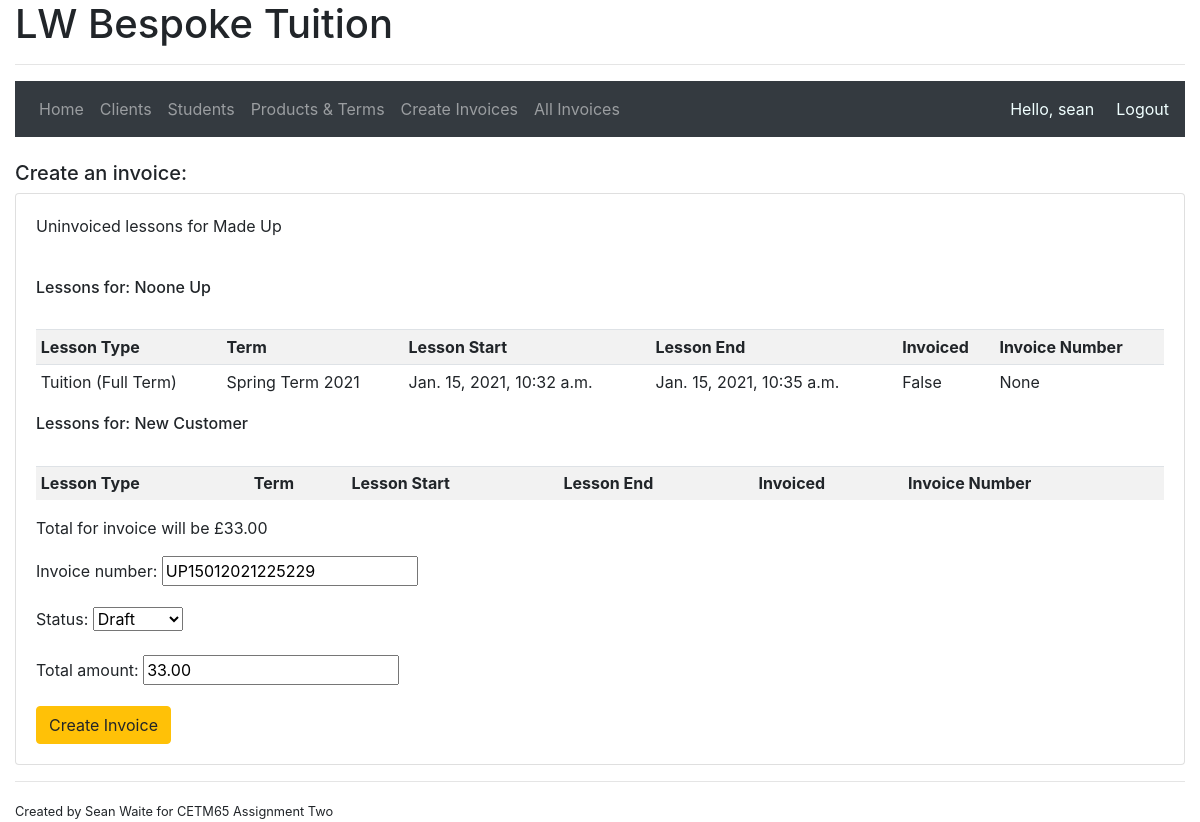
The page /createinvoices/2 (signed in) on the database its author committed.
### accounts/models.py (models this page shows, shortened)
class Client(models.Model):
    user = models.OneToOneField(User, null=True, on_delete=models.SET_NULL)
    forename = models.CharField(max_length=100, validators=[letters_only])
    surname = models.CharField(max_length=100, validators=[letters_only])
    date_inserted = models.DateTimeField(default=now)
    active = models.BooleanField(default=True)
    contract_signed = models.BooleanField(default=False)

class Student(models.Model):
    YEAR_1 = 1
    YEAR_2 = 2
    YEAR_3 = 3
    YEAR_4 = 4
    YEAR_5 = 5
    YEAR_6 = 6
    YEAR_7 = 7
    YEAR_8 = 8
    YEAR_9 = 9
    YEAR_10 = 10
    YEAR_11 = 11
    NO_SCHOOL = 0
    SCHOOL_YEAR_CHOICES = (
        (YEAR_1, 'Year 1'),
        (YEAR_2, 'Year 2'),
        (YEAR_3, 'Year 3'),
        (YEAR_4, 'Year 4'),
        (YEAR_5, 'Year 5'),
        (YEAR_6, 'Year 6'),
        (YEAR_7, 'Year 7'),
        (YEAR_8, 'Year 8'),
        (YEAR_9, 'Year 9'),
        (YEAR_10, 'Year 10'),
        (YEAR_11, 'Year 11'),
        (NO_SCHOOL, 'No longer in school'),
    )
    parent = models.ManyToManyField(Client)
    forename = models.CharField(max_length=100, validators=[letters_only])
    surname = models.CharField(max_length=100, null=True, blank=True, validators=[letters_only])
    date_of_birth = models.DateField(null=True, blank=True)
    school_year = models.IntegerField(choices=SCHOOL_YEAR_CHOICES, default=1)
    date_inserted = models.DateTimeField(auto_now_add=True)

class Lesson(models.Model):
    student = models.ForeignKey(Student, null=True, related_name='lesson_student', on_delete=models.SET_NULL)
    lesson_type = models.ForeignKey(Products, related_name='lesson_link', on_delete=models.PROTECT)
    term = models.ForeignKey(Term, null=True, related_name='term', on_delete=models.SET_NULL)
    lesson_start = models.DateTimeField()
    lesson_end = models.DateTimeField()
    invoiced = models.BooleanField(default=False)
    invoice_number = models.ForeignKey(Invoices, null=True, blank=True, related_name='invoice_no', on_delete=models.SET_NULL)

class Products(models.Model):
    product_name = models.CharField(max_length=100)
    price = models.DecimalField(max_digits=8, decimal_places=2)
    effective_from_date = models.DateField(default=now)
    effective_to_date = models.DateField(null=True, blank=True)
    date_inserted = models.DateTimeField(auto_now_add=True)
    class Meta:
        verbose_name = 'Product'
        verbose_name_plural = 'Products'
    def __str__(self):
        return str(self.product_name)

class Term(models.Model):
    term_name = models.CharField(max_length=100)
    term_start_date = models.DateField()
    term_end_date = models.DateField()
    half_term_start_date = models.DateField()
    half_term_end_date = models.DateField()
    def __str__(self):
        return str(self.term_name)

### accounts/decorators.py (the view)
        def wrapper_func(request, *args, **kwargs):
            denied = False
            for roles in allowed_roles:
                if request.user.groups.filter(name = roles).exists():
                    return view_func(request, *args, **kwargs)
                else:
                    denied = True
            if denied == True:
                return redirect('accounts:home')

### accounts/forms.py (shortened to what this page needs)
class CreateInvoiceForm(ModelForm):
    class Meta:
        model = Invoices
        exclude = ()
        widgets = {'client': forms.HiddenInput(),
                   'amount_paid': forms.HiddenInput(),
                   'amount_outstanding': forms.HiddenInput()}

### accounts/templates/accounts/accountsdetailed.html (shortened to what this page needs)
{% extends "accounts/main.html" %}
{% block main %}
<br>
<h5>Create an invoice:</h5>
<div class="card card-body">
    <ul class="list-group list-group-flush">
        <p>Uninvoiced lessons for  {{ clients.forename }} {{ clients.surname }}</p>
        <br>
        {% for student in students %}
        <h6>Lessons for: {{ student.forename }} {{student.surname}}</h6>
        <br>
        <table class="table table-sm table-striped">
            <tr>
                <th>Lesson Type</th>
                <th>Term</th>
                <th>Lesson Start</th>
                <th>Lesson End</th>
                <th>Invoiced</th>
                <th>Invoice Number</th>
            </tr>
            {% for lesson in lessons %}
                {% if student == lesson.student %}
                <tr>
                    <td>{{ lesson.lesson_type }}</td>
                    <td>{{ lesson.term }}</td>
                    <td>{{ lesson.lesson_start }}</td>
                    <td>{{ lesson.lesson_end }}</td>
                    <td>{{ lesson.invoiced }}</td>
                    <td>{{ lesson.invoice_number }}</td>
                </tr>
                {% endif %}
            {% endfor %}
        </table>
        {% endfor %}
        <p>Total for invoice will be £{{total}}</p>
        <form action="" method="POST">
            {{ create_invoice.as_p }}
            <input type="submit"  class="btn btn-warning" value="Create Invoice">
        </form>
    </ul>
</div>
{% endblock %}

### accounts/templates/accounts/main.html (shortened to what this page needs)
{% load static %}
<!DOCTYPE html>
<html lang="en">
<head>
    <link rel="stylesheet" href="https://stackpath.bootstrapcdn.com/bootstrap/4.4.1/css/bootstrap.min.css">
</head>
<body>
    <div class="container-fluid">
    <h1>LW Bespoke Tuition</h1>
    <hr>
    {% if request.user.is_authenticated %}
    <nav class="navbar navbar-expand-lg navbar-dark bg-dark">
        <div class="collapse navbar-collapse" id="navbarNav">
          <ul class="navbar-nav">
            {% if request.user.is_staff %}
                <li class="nav-item">
                    <a class="nav-link" href="{% url 'accounts:home' %}">Home <span class="sr-only">(current)</span></a>
                </li>
                <li class="nav-item">
                    <a class="nav-link" href="{% url 'accounts:allclients' %}">Clients</a>
                </li>
                <li class="nav-item">
                    <a class="nav-link" href="{% url 'accounts:allstudents' %}">Students</a>
                </li>
                <li class="nav-item">
                    <a class="nav-link" href="{% url 'accounts:refdata' %}">Products & Terms</a>
                </li>
                <li class="nav-item">
                    <a class="nav-link" href="{% url 'accounts:accounts' %}">Create Invoices</a>
                </li>
                <li class="nav-item">
                    <a class="nav-link" href="{% url 'accounts:invoices' %}">All Invoices</a>
                </li>
            {% endif %}
          </ul>
        </div>
        <span name="username" style="color:azure; margin-right: 22px;">Hello, {{ request.user }}</span>
        <span name="logout"><a style="color:azure;" href="{% url 'accounts:logout' %}">Logout</a></span>
    </nav>
    {% endif %}
        {% block main %}
        {% endblock %}
    <hr>
    <small>Created by Sean Waite for CETM65 Assignment Two</small>
    </div>
</body>
</html>

### rows shown on the page
Client: forename "Made", surname "Up"
Student: forename "Noone", surname "Up"
Lesson: lesson_type "Tuition (Full Term)", term "Spring Term 2021", lesson_start "Jan. 15, 2021, 10:32 a.m.", lesson_end "Jan. 15, 2021, 10:35 a.m.", invoiced "False", invoice_number "None"
Student: forename "New", surname "Customer"

### other values the page prints
{{ request.user }} "sean"
{{ total }} "33.00"
